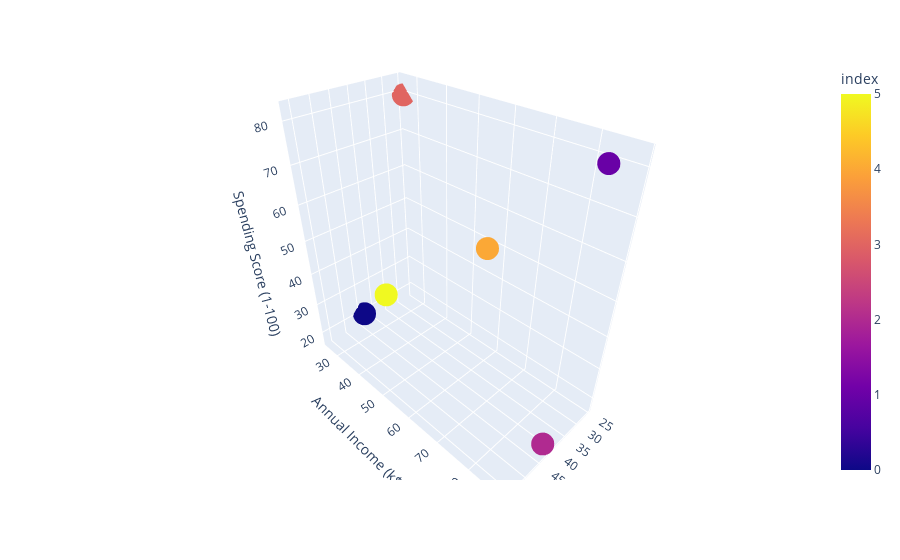

Source (notebook cell):
### Code cell
px.scatter_3d(data_frame=cluster_centers, x='Age', y='Annual Income (k$)', z='Spending Score (1-100)', color=cluster_centers.index)

### Figure 1 — Plotly figure (JSON) as saved in the notebook; plotly's stock layout.template omitted (floating-point values rounded to 4 significant figures)
{"data": [{"hovertemplate": "Age=%{x}<br>Annual Income (k$)=%{y}<br>Spending Score (1-100)=%{z}<br>index=%{marker.color}<extra></extra>", "legendgroup": "", "marker": {"color": [0, 1, 2, 3, 4, 5], "coloraxis": "coloraxis", "symbol": "circle"}, "mode": "markers", "name": "", "scene": "scene", "showlegend": false, "type": "scatter3d", "x": [44.32, 32.69, 41.69, 25.27, 27.0, 56.34], "y": [25.77, 86.54, 88.23, 25.73, 56.66, 53.7], "z": [20.27, 82.13, 17.29, 79.36, 49.13, 49.39]}], "layout": {"coloraxis": {"colorbar": {"title": {"text": "index"}}, "colorscale": [[0, "#0d0887"], [0.1111, "#46039f"], [0.2222, "#7201a8"], [0.3333, "#9c179e"], [0.4444, "#bd3786"], [0.5556, "#d8576b"], [0.6667, "#ed7953"], [0.7778, "#fb9f3a"], [0.8889, "#fdca26"], [1, "#f0f921"]]}, "legend": {"tracegroupgap": 0}, "margin": {"t": 60}, "scene": {"domain": {"x": [0, 1], "y": [0, 1]}, "xaxis": {"title": {"text": "Age"}}, "yaxis": {"title": {"text": "Annual Income (k$)"}}, "zaxis": {"title": {"text": "Spending Score (1-100)"}}}}}
